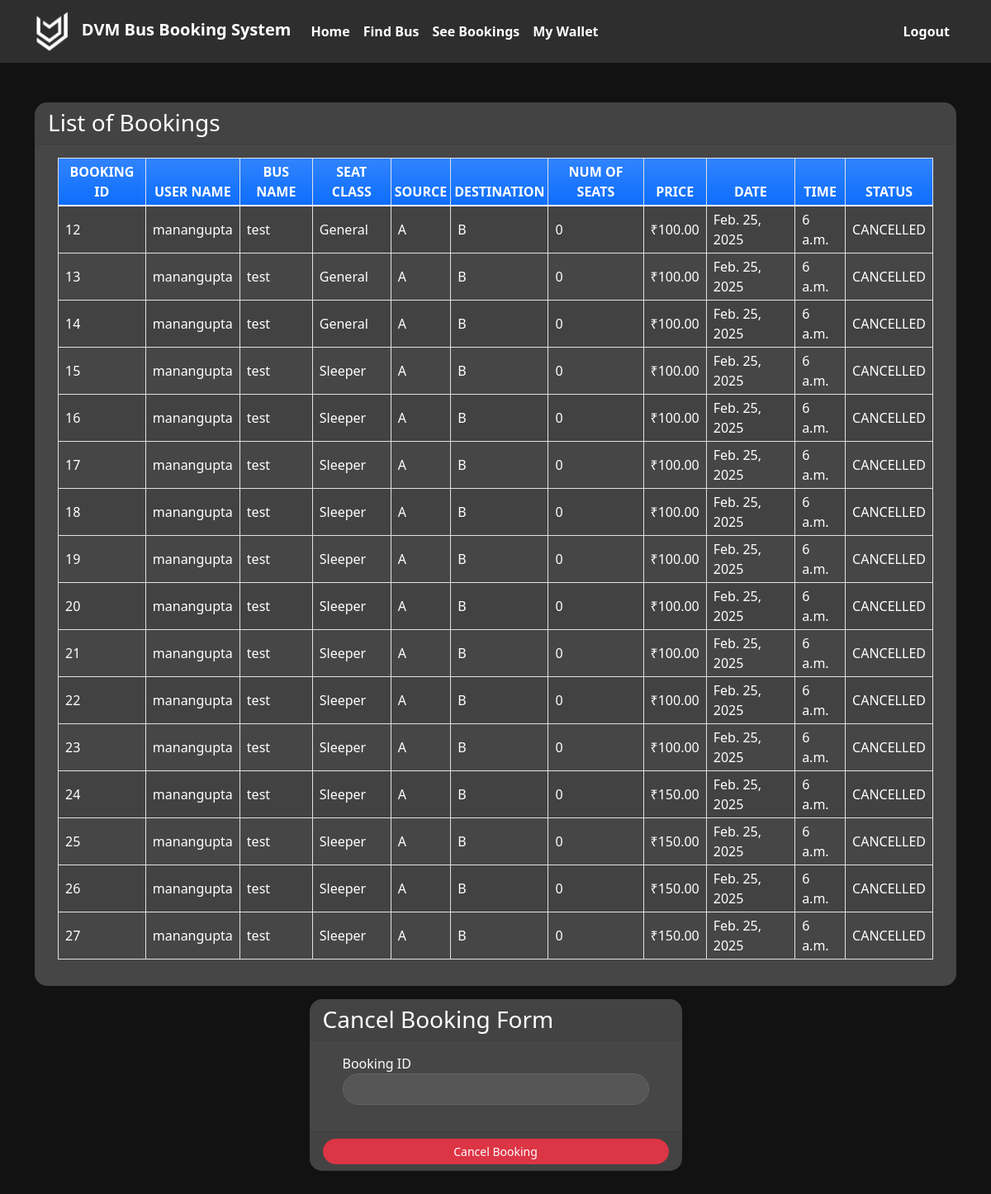
Before: /seebookings (signed in) with the older database file.
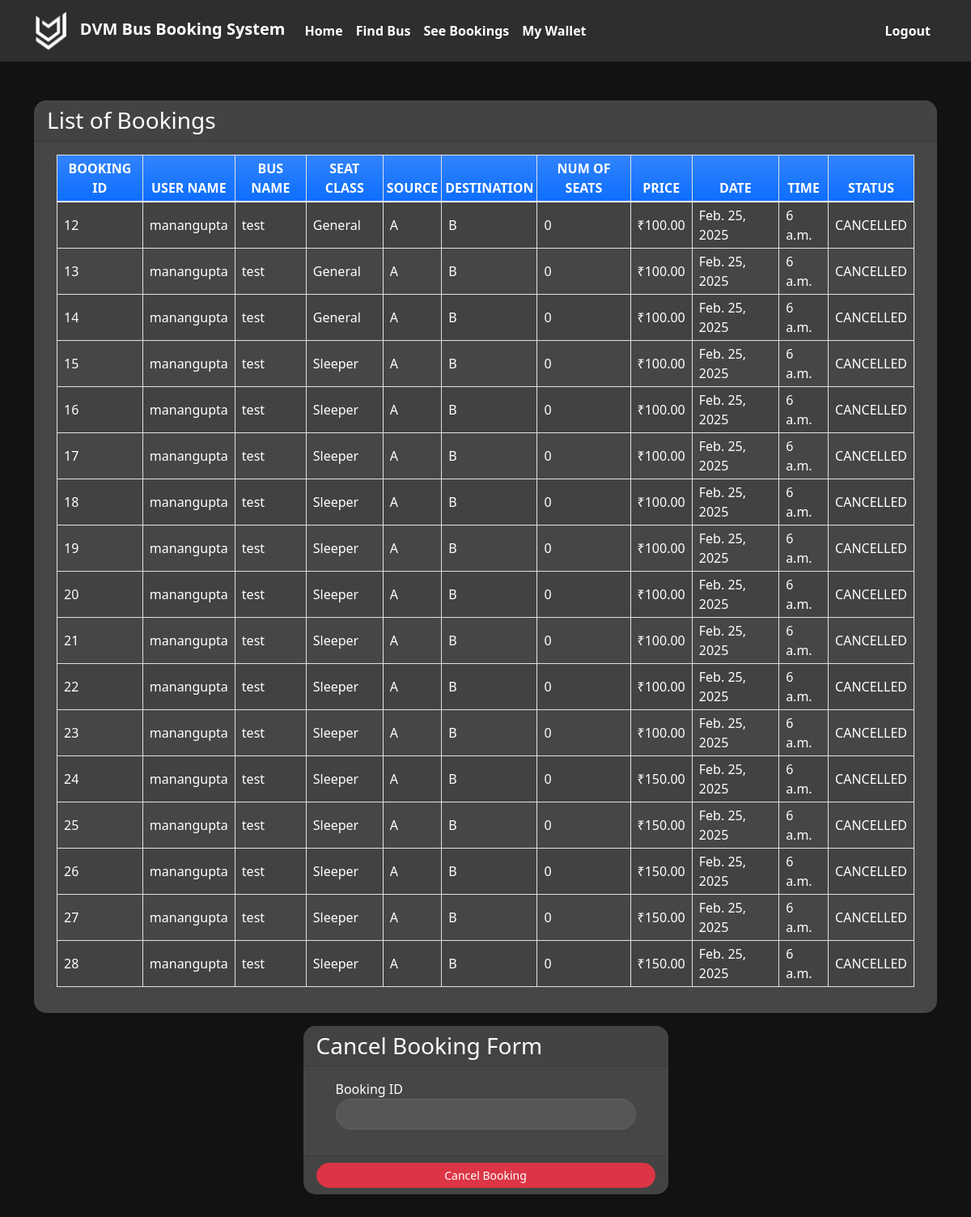
After: the same page with the newer database file.
### myapp/models.py (models this page shows)
class Book(models.Model):
    BOOKED = 'B'
    CANCELLED = 'C'
    TICKET_STATUSES = ((BOOKED, 'Booked'),
                       (CANCELLED, 'Cancelled'),)
    SEAT_CLASS_CHOICES = [
        ('GEN', 'General'),
        ('SLP', 'Sleeper'),
        ('LUX', 'Luxury'),
    ]
    email = models.EmailField()
    name = models.CharField(max_length=30)
    userid = models.DecimalField(decimal_places=0, max_digits=2)
    busid = models.DecimalField(decimal_places=0, max_digits=2)
    bus_name = models.CharField(max_length=30)
    source = models.CharField(max_length=30)
    dest = models.CharField(max_length=30)
    seat_class = models.CharField(max_length=3, choices=SEAT_CLASS_CHOICES, default='GEN')
    nos = models.DecimalField(decimal_places=0, max_digits=2)
    price = models.DecimalField(decimal_places=2, max_digits=6)
    date = models.DateField()
    time = models.TimeField()
    status = models.CharField(choices=TICKET_STATUSES, default=BOOKED, max_length=2)

### myapp/views.py (the view)
# urls.py: path('seebookings', views.seebookings, name="seebookings"),
@login_required(login_url='signin')
def seebookings(request, new={}):
    context = {}
    id_r = request.user.id
    book_list = Book.objects.filter(userid=id_r)
    if book_list:
        return render(request, 'myapp/booklist.html', {'book_list': book_list})
    else:
        context["error"] = "Sorry no buses booked"
        return render(request, 'myapp/findbus.html', context)

### myapp/templates/myapp/booklist.html (shortened to what this page needs)
{% extends 'myapp/base.html' %}
{% block content %}
<div class="container my-5">
    <div class="card rounded-0">
        <div class="card-header">
            <div class="card-title h3 mb-0">List of Bookings</div>
        </div>
        <div class="card-body">
            <div class="container-fluid">
                <table class="table table-bordered table-striped">
                    <thead>
                        <tr class="bg-gradient bg-primary text-light">
                            <th class="p-1 text-center">BOOKING ID</th>
                            <th class="p-1 text-center">USER NAME</th>
                            <th class="p-1 text-center">BUS NAME</th>
                            <th class="p-1 text-center">SEAT CLASS</th>
                            <th class="p-1 text-center">SOURCE</th>
                            <th class="p-1 text-center">DESTINATION</th>
                            <th class="p-1 text-center">NUM OF SEATS</th>
                            <th class="p-1 text-center">PRICE</th>
                            <th class="p-1 text-center">DATE</th>
                            <th class="p-1 text-center">TIME</th>
                            <th class="p-1 text-center">STATUS</th>
                        </tr>
                    </thead>
                    {% for row in book_list %}
                    <tr>
                        <td class="px-2 py-1 align-middle">{{row.id}}</td>
                        <td class="px-2 py-1 align-middle">{{row.name}}</td>
                        <td class="px-2 py-1 align-middle">{{row.bus_name}}</td>
                        <td class="px-2 py-1 align-middle">{{row.get_seat_class_display}}</td>
                        <td class="px-2 py-1 align-middle">{{row.source}}</td>
                        <td class="px-2 py-1 align-middle">{{row.dest}}</td>
                        <td class="px-2 py-1 align-middle">{{row.nos}}</td>
                        <td class="px-2 py-1 align-middle">₹{{ row.price }}</td>
                        <td class="px-2 py-1 align-middle">{{row.date}}</td>
                        <td class="px-2 py-1 align-middle">{{row.time}}</td>
                        <td class="px-2 py-1 align-middle">{{row.status}}</td>
                    </tr>
                    {% endfor %}
                </table>
            </div>
        </div>
    </div>
    <div class="row mt-3 justify-content-center">
        <div class="col-lg-5 col-md-7 col-sm-10 col-xs-12">
            <div class="card rounded-0">
                <div class="card-header">
                    <div class="card-title h3 mb-0">Cancel Booking Form</div>
                </div>
                <div class="card-body">
                    <div class="container-fluid">
                        <form action="{% url 'cancellings' %}" method="post" id="cancel-form">
                            <div class="mb-3">
                                <label for="bus_id" class="control-label">Booking ID</label>
                                <input name='bus_id' class="form-control" type="number" id="bus_id">
                            </div>
                        </form>
                    </div>
                </div>
                <div class="card-footer text-center">
                    <button class="btn btn-sm rounded-0 btn-danger w-100" form="cancel-form">Cancel Booking</button>
                </div>
            </div>
        </div>
    </div>
</div>
{% endblock %}

Changed rows visible on the page:
added Book: id "28", name "manangupta", bus_name "test", seat_class "Sleeper", source "A", dest "B", nos "0", price "150.00", date "Feb. 25, 2025", time "6 a.m.", status "CANCELLED"
